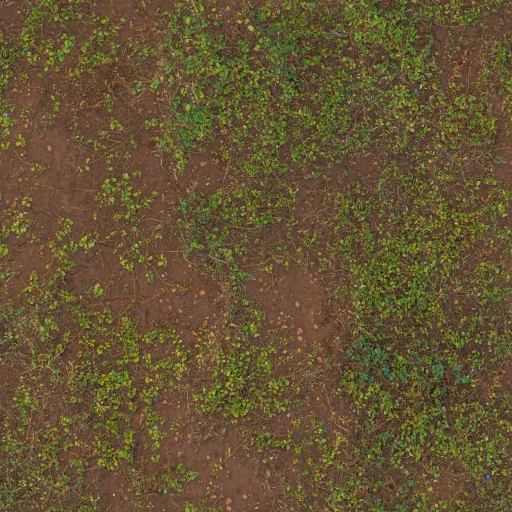
#> input picture assets/v4/soil-color.jpg, 1024 x 1024 px, found by its file name (shown at 1/2 size)
$ python materials-v4.py
#> lines starting #> are read from the running program, lines starting #| are printed output that depends on the picture
"""Original seamless microaggregate road maps. Python 3 + NumPy + Pillow.
These are authored material maps, not photographs or measurements of Mexico.
"""
import numpy as np
from PIL import Image
from pathlib import Path
import hashlib,json
rng=np.random.default_rng(4004);n=1024
fine=rng.normal(0,1,(n,n))
def blur(a,passes):
#> called with passes = 2
 for _ in range(passes):a=(a+np.roll(a,1,0)+np.roll(a,-1,0)+np.roll(a,1,1)+np.roll(a,-1,1))/5
 return a
aggregate=blur(fine,2);macro=blur(rng.normal(0,1,(n,n)),80);macro=macro/(macro.std()or 1)
base=np.clip(aggregate*10+fine*2+macro*1.5,-22,22);rgb=np.stack([base+88,base+91,base+93],axis=-1)
grain=blur(fine,1);dx=np.roll(grain,1,1)-np.roll(grain,-1,1);dy=np.roll(grain,1,0)-np.roll(grain,-1,0);normal=np.stack([128+dx*11,128+dy*11,np.ones_like(dx)*250],axis=-1);rough=203+np.clip(grain*13,-25,25)
p=Path('assets/v4');
for name,array in [('road-color',rgb),('road-normal',normal),('road-roughness',rough)]:Image.fromarray(np.clip(array,0,255).astype(np.uint8)).save(p/(name+'.jpg'),quality=94)
#> this loop made 3 passes
#> pass 1, `for name,array in [('road-color',rgb),('road-normal',normal),('road-ro..`:
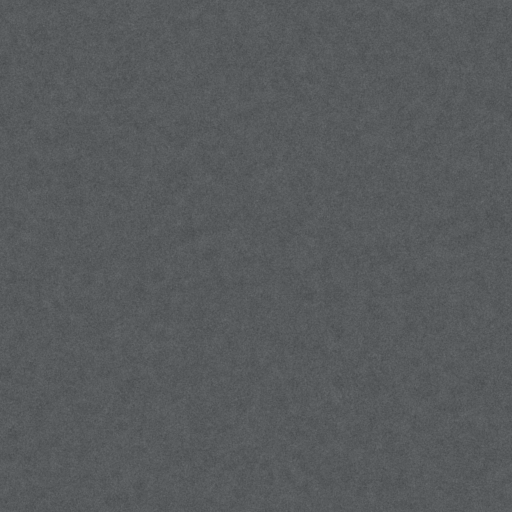
#> saved as road-color.jpg: PIL image 1024x1024 RGB (shown at 1/2 size); mean R, G, B 87.6, 90.6, 92.6
#> pass 2, `for name,array in [('road-color',rgb),('road-normal',normal),('road-ro..`:
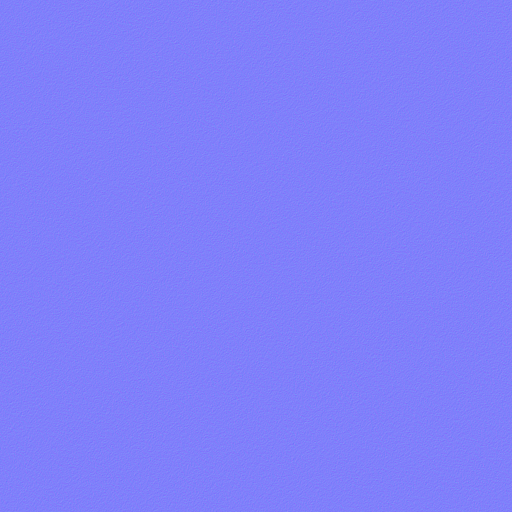
#> saved as road-normal.jpg: PIL image 1024x1024 RGB (shown at 1/2 size); mean R, G, B 127.5, 127.5, 250
print('Generated original V4 microaggregate PBR maps')

# CC0 brown-mud-leaves material supplies fine soil variation under an authored turf palette.
soil=np.asarray(Image.open(p/'soil-color.jpg').convert('RGB').resize((n,n)),dtype=float);luma=soil.mean(axis=2);variation=(luma-luma.mean())*.13
#> after `luma = soil.mean(axis=2)`:
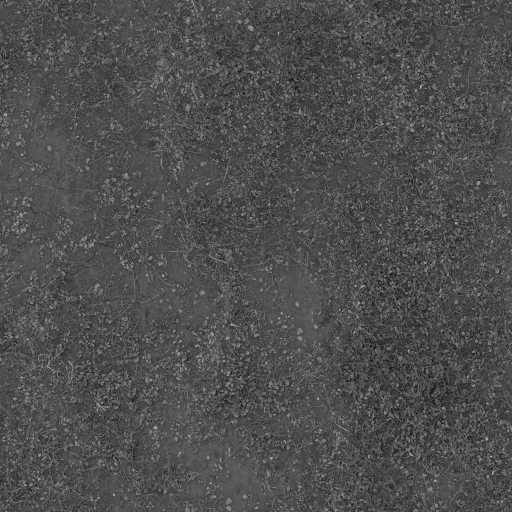
#> luma: shape (1024, 1024) float64 (shown at 1/2 size); min 14.67, max 196.3, mean 78.6
#> after `variation = (luma - luma.mean()) * 0.13`:
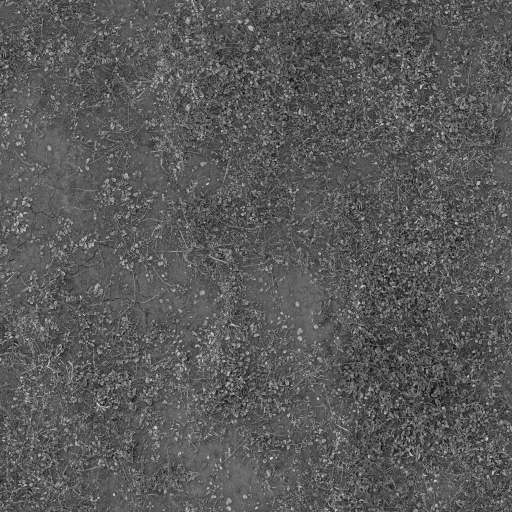
#> variation: shape (1024, 1024) float64 (shown at 1/2 size); min -8.31, max 15.3, mean 1.84e-15; drawn with min black and max white
patch=np.clip(macro*.12+.5,0,1)[...,None];green=np.array([108,117,78]);dry=np.array([102,99,73]);turf=green*patch+dry*(1-patch)+variation[...,None]
#> after `turf = green * patch + dry * (1 - patch) + variation[..., None]`:
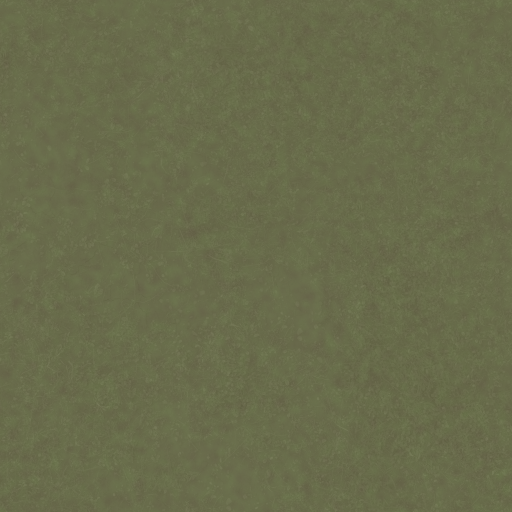
#> turf: shape (1024, 1024, 3) float64 (shown at 1/2 size); mean of channels 0, 1, 2 105, 108.1, 75.5; drawn as R, G, B
Image.fromarray(np.clip(turf,0,255).astype(np.uint8)).save(p/'turf-color.jpg',quality=92)
